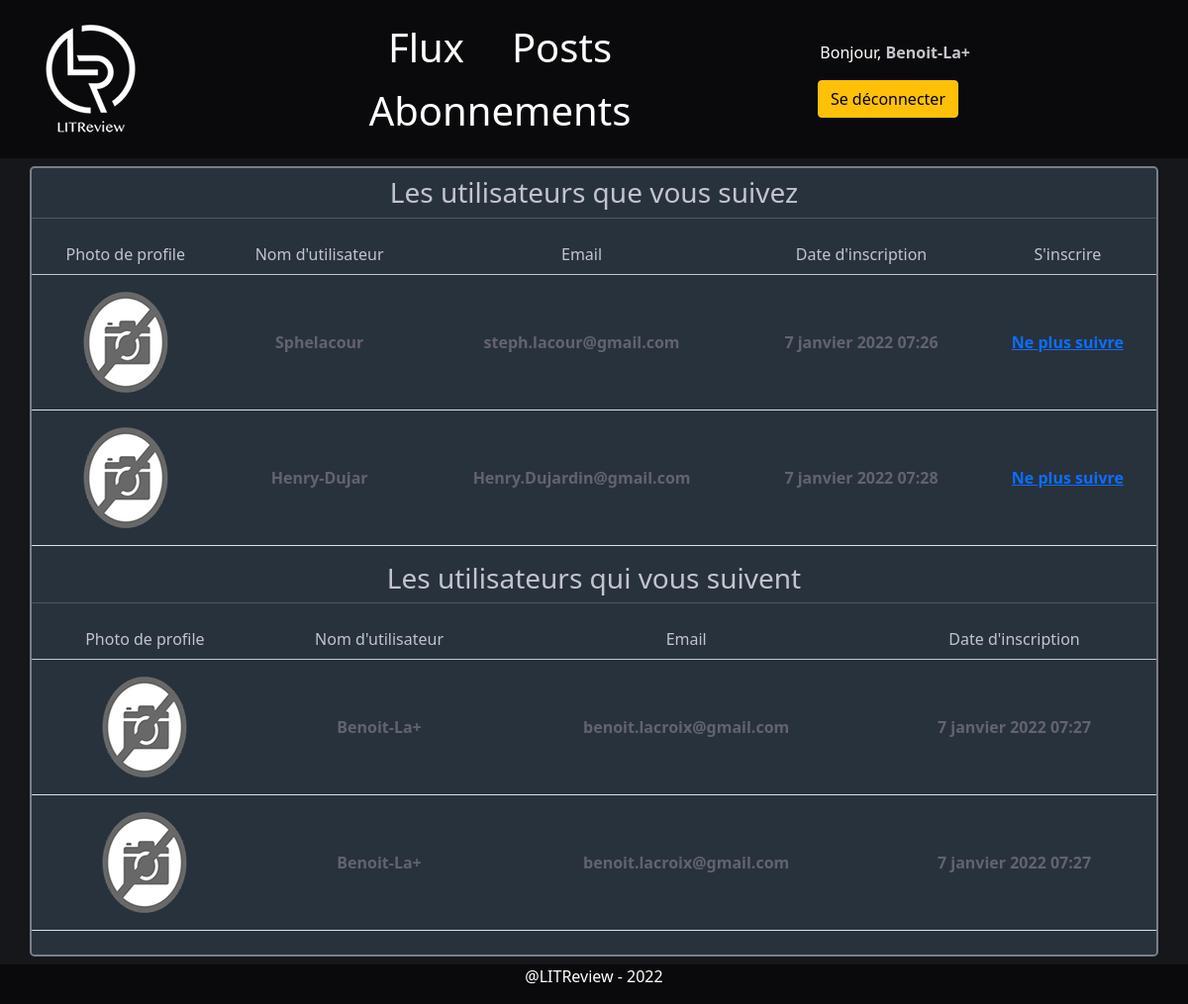
Page /followers/social/ (signed in) on the committed database.
### accounts/models.py (models this page shows, shortened)
class CustomUser(AbstractBaseUser):
    class GenderChoices(models.TextChoices):
        HOMME = 'HOMME', _('HOMME')
        FEMME = 'FEMME', _('FEMME')
    class Meta:
        verbose_name = "Utilisateur"
        verbose_name_plural = "Utilisateurs"
    first_name = models.CharField(max_length=150, blank=False, validators=[ASCIIUsernameValidator], verbose_name="Nom")
    last_name = models.CharField(max_length=150, blank=False, validators=[ASCIIUsernameValidator],
                                 verbose_name="Prenom")
    nick_name = models.CharField(max_length=150, blank=True, unique=True, validators=[UnicodeUsernameValidator],
                                 verbose_name="Nom d'utilisateur (Public)")
    date_of_birth = models.DateTimeField(blank=True, null=True, verbose_name="Date de naissance")
    gender = models.PositiveSmallIntegerField(choices=GenderChoices.choices, blank=True, null=True)
    address = models.CharField(max_length=500, blank=True, verbose_name="Adresse")
    zip_code = models.CharField(max_length=15, blank=True, verbose_name="Code postal")
    city = models.CharField(max_length=150, blank=True, verbose_name="Ville")
    email = models.EmailField(max_length=254, unique=True, verbose_name="Adresse email")
    profile_picture = models.ImageField(upload_to=rename_picture, default="no_profile_picture.png")
    social_1 = models.CharField(max_length=150, blank=True, validators=[ASCIIUsernameValidator],
                                verbose_name="Réseau Social #1")
    social_2 = models.CharField(max_length=150, blank=True, validators=[ASCIIUsernameValidator],
                                verbose_name="Réseau Social #2")
    social_3 = models.CharField(max_length=150, blank=True, validators=[ASCIIUsernameValidator],
                                verbose_name="Réseau Social #3")
    date_joined = models.DateTimeField(default=timezone.now, verbose_name="Date d\'inscription")
    is_active = models.BooleanField(default=True)
    is_staff = models.BooleanField(default=False, verbose_name='Membre du staff') #pour interface administration
    is_admin = models.BooleanField(default=False) #droit d'administration
    USERNAME_FIELD = "email"
    REQUIRED_FIELDS = ['nick_name']
    objects = CustomUserManager()
    def __str__(self):
        return f"{self.nick_name}"
    @property
    def is_staff(self):
        return self.is_admin

### followers/views.py (the view)
# urls.py: path('social/', FollowedFollowers.as_view(), name="social"),
class FollowedFollowers(LoginRequiredMixin, ListView):
    model = UserFollows
    paginate_by = 10
    template_name = "social.html"
    context_object_name = "users"
    def get_context_data(self, *, object_list=None, **kwargs):
        context = super().get_context_data()
        context['followed_users'] = get_followed_users(self.request)
        context['followers'] = get_followers(self.request)
        return context

### followers/views.py (called while the page is built)
def get_followed_users(request):
    return [CustomUser.objects.get(pk=users.followed_user.pk) for users in
            UserFollows.objects.filter(user_id=request.user.pk)]

def get_followers(request):
    return [CustomUser.objects.get(pk=users.followed_user_id) for users in
            UserFollows.objects.filter(followed_user_id=request.user.pk)]

### followers/templates/social.html (shortened to what this page needs)
{% extends 'base_followers.html' %}
{% load static %}
{% block social %}
    {% block followed %}
        <div class="row text-center my-2">
        <h3>Les utilisateurs que vous suivez</h3>
        <hr>
        <table class="table table-hover align-middle">
            <thead>
            <tr>
                <td>Photo de profile</td>
                <td>Nom d'utilisateur</td>
                <td>Email</td>
                <td>Date d'inscription</td>
                <td>S'inscrire</td>
            </tr>
            </thead>
            <tbody>
            {% for user in followed_users %}
                <tr>
                    <th><img src="{% get_media_prefix %}{{ user.profile_picture }}" alt=""></th>
                    <th>{{ user.nick_name }}</th>
                    <th>{{ user.email }}</th>
                    <th>{{ user.date_joined }}</th>
                    <th><a href="{% url 'followers:unfollow' user.id %}">Ne plus suivre</a></th>
                </tr>
            {% endfor %}
            </tbody>
        </table>
    {% endblock %}
    {% block followers %}
        <h3>Les utilisateurs qui vous suivent</h3>
        <hr>
        <table class="table table-hover align-middle">
            <thead>
            <tr>
                <td>Photo de profile</td>
                <td>Nom d'utilisateur</td>
                <td>Email</td>
                <td>Date d'inscription</td>
            </tr>
            </thead>
            <tbody>
            {% for user in followers %}
                <tr>
                    <th><img src="{% get_media_prefix %}{{ user.profile_picture }}" alt=""></th>
                    <th>{{ user.nick_name }}</th>
                    <th>{{ user.email }}</th>
                    <th>{{ user.date_joined }}</th>
                </tr>
            {% endfor %}
            </tbody>
        </table>
        </div>
    {% endblock %}
{% endblock %}

### templates/navbar.html
{% load static %}
<nav id="navbar" class="nav">
    <div class="container">
        <div class="row align-items-center">
            <div class="col-2">
                <a href="{% url 'blog:flux' %}" class="" id="logo">
                    <img class="logo" src="{% static '/logo/logo_pp.png' %}"/>
                </a>
            </div>
            <div class="col-6">
                <ul class="nav justify-content-center  display-6">
                    <li class="nav-item mx-3">
                        <a href="{% url 'blog:flux' %}" class="nav-link active px-2 text-white">Flux</a>
                    </li>
                    <li class="nav-item mx-3">
                        <a href="{% url 'blog:my-post' %}" class="nav-link px-2 text-white">Posts</a>
                    </li>
                    <li class="nav-item mx-3">
                        <a href="{% url 'followers:get-users' %}" class="nav-link px-2 text-white">Abonnements</a>
                    </li>
                </ul>
            </div>
            <div class="col-4 text-end">
                {% if user.is_authenticated %}
                    <div id="user-link" class="col-6">
                        Bonjour,
                        <a href="{% url 'accounts:profile' pk=user.id %}"><strong>{{ request.user }}</strong></a>
                    </div>
                    <div class="row text-end">
                        <div class="col-6 mt-3">
                            <a href="{% url 'accounts:logout' %}" type="button" class="btn btn-warning">Se déconnecter</a>
                {% else %}
                            <a href="{% url 'accounts:login' %}" type="button" class="btn btn-outline-light me-2">Se connecter</a>
                            <a href="{% url 'accounts:signup' %}" type="button" class="btn btn-warning">S'inscrire</a>
                {% endif %}
                        </div>
                    </div>
            </div>
        </div>
    </div>
</nav>

### flux/static/css/style.css (style rules this page uses)
html { max-width: 100%; }
body { background-color: #15171a; }
#search-result td { color: #c4c4cc; }
#search-result th { color: #63636e; }
#user-link a { text-decoration: none; color: #c4c4cc; }

### rows in the picture
CustomUser: user "Benoit-La+", profile_picture (picture), nick_name "Benoit-La+", email "benoit.lacroix@gmail.com", date_joined "7 janvier 2022 07:27"
CustomUser: profile_picture (picture), nick_name "Sphelacour", email "steph.lacour@gmail.com", date_joined "7 janvier 2022 07:26"
CustomUser: profile_picture (picture), nick_name "Henry-Dujar", email "Henry.Dujardin@gmail.com", date_joined "7 janvier 2022 07:28"
